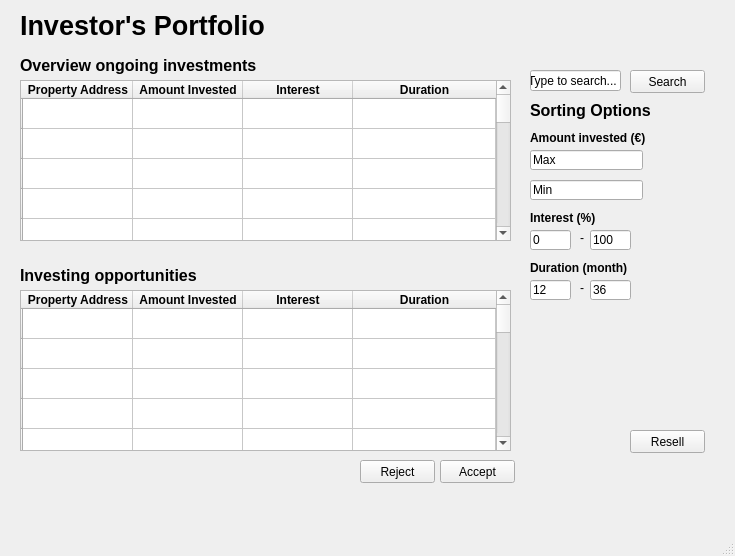
<?xml version="1.0" encoding="UTF-8"?>
<ui version="4.0">
 <class>MainWindow</class>
 <widget class="QMainWindow" name="MainWindow">
  <property name="geometry">
   <rect>
    <x>0</x>
    <y>0</y>
    <width>735</width>
    <height>556</height>
   </rect>
  </property>
  <property name="windowTitle">
   <string>MainWindow</string>
  </property>
  <widget class="QWidget" name="centralwidget">
   <widget class="QPushButton" name="accept_push_button">
    <property name="geometry">
     <rect>
      <x>440</x>
      <y>460</y>
      <width>75</width>
      <height>23</height>
     </rect>
    </property>
    <property name="text">
     <string>Accept</string>
    </property>
   </widget>
   <widget class="QTableWidget" name="tableWidget_ongoing_investments">
    <property name="geometry">
     <rect>
      <x>20</x>
      <y>80</y>
      <width>491</width>
      <height>161</height>
     </rect>
    </property>
    <property name="maximumSize">
     <size>
      <width>641</width>
      <height>16777215</height>
     </size>
    </property>
    <property name="font">
     <font>
      <weight>75</weight>
      <bold>true</bold>
     </font>
    </property>
    <property name="alternatingRowColors">
     <bool>false</bool>
    </property>
    <attribute name="horizontalHeaderDefaultSectionSize">
     <number>110</number>
    </attribute>
    <attribute name="horizontalHeaderStretchLastSection">
     <bool>true</bool>
    </attribute>
    <row>
     <property name="text">
      <string/>
     </property>
    </row>
    <row>
     <property name="text">
      <string/>
     </property>
    </row>
    <row>
     <property name="text">
      <string/>
     </property>
    </row>
    <row>
     <property name="text">
      <string/>
     </property>
    </row>
    <row>
     <property name="text">
      <string/>
     </property>
    </row>
    <row>
     <property name="text">
      <string/>
     </property>
    </row>
    <row>
     <property name="text">
      <string/>
     </property>
    </row>
    <row>
     <property name="text">
      <string/>
     </property>
    </row>
    <row>
     <property name="text">
      <string/>
     </property>
    </row>
    <row>
     <property name="text">
      <string/>
     </property>
    </row>
    <row>
     <property name="text">
      <string/>
     </property>
    </row>
    <row>
     <property name="text">
      <string/>
     </property>
    </row>
    <row>
     <property name="text">
      <string/>
     </property>
    </row>
    <row>
     <property name="text">
      <string/>
     </property>
    </row>
    <row>
     <property name="text">
      <string/>
     </property>
    </row>
    <row>
     <property name="text">
      <string/>
     </property>
    </row>
    <row>
     <property name="text">
      <string/>
     </property>
    </row>
    <row>
     <property name="text">
      <string/>
     </property>
    </row>
    <row>
     <property name="text">
      <string/>
     </property>
    </row>
    <column>
     <property name="text">
      <string>Property Address</string>
     </property>
    </column>
    <column>
     <property name="text">
      <string>Amount Invested</string>
     </property>
     <property name="font">
      <font>
       <weight>75</weight>
       <bold>true</bold>
      </font>
     </property>
    </column>
    <column>
     <property name="text">
      <string>Interest</string>
     </property>
     <property name="font">
      <font>
       <weight>75</weight>
       <bold>true</bold>
      </font>
     </property>
    </column>
    <column>
     <property name="text">
      <string>Duration</string>
     </property>
     <property name="font">
      <font>
       <weight>75</weight>
       <bold>true</bold>
      </font>
     </property>
    </column>
   </widget>
   <widget class="QPushButton" name="reject_push_button">
    <property name="geometry">
     <rect>
      <x>360</x>
      <y>460</y>
      <width>75</width>
      <height>23</height>
     </rect>
    </property>
    <property name="text">
     <string>Reject</string>
    </property>
   </widget>
   <widget class="QLabel" name="ongoing_investments_label">
    <property name="geometry">
     <rect>
      <x>20</x>
      <y>50</y>
      <width>291</width>
      <height>31</height>
     </rect>
    </property>
    <property name="font">
     <font>
      <pointsize>12</pointsize>
      <weight>50</weight>
      <bold>false</bold>
     </font>
    </property>
    <property name="text">
     <string>&lt;html&gt;&lt;head/&gt;&lt;body&gt;&lt;p&gt;&lt;span style=&quot; font-weight:600;&quot;&gt;Overview ongoing investments&lt;/span&gt;&lt;/p&gt;&lt;/body&gt;&lt;/html&gt;</string>
    </property>
   </widget>
   <widget class="QLabel" name="investors_portfolio_label">
    <property name="geometry">
     <rect>
      <x>20</x>
      <y>10</y>
      <width>311</width>
      <height>31</height>
     </rect>
    </property>
    <property name="font">
     <font>
      <pointsize>20</pointsize>
      <weight>75</weight>
      <bold>true</bold>
     </font>
    </property>
    <property name="text">
     <string>Investor's Portfolio</string>
    </property>
   </widget>
   <widget class="QTableWidget" name="tableWidget_investing_opportunities">
    <property name="geometry">
     <rect>
      <x>20</x>
      <y>290</y>
      <width>491</width>
      <height>161</height>
     </rect>
    </property>
    <property name="maximumSize">
     <size>
      <width>641</width>
      <height>16777215</height>
     </size>
    </property>
    <property name="font">
     <font>
      <weight>75</weight>
      <bold>true</bold>
     </font>
    </property>
    <property name="alternatingRowColors">
     <bool>false</bool>
    </property>
    <attribute name="horizontalHeaderDefaultSectionSize">
     <number>110</number>
    </attribute>
    <attribute name="horizontalHeaderStretchLastSection">
     <bool>true</bool>
    </attribute>
    <row>
     <property name="text">
      <string/>
     </property>
    </row>
    <row>
     <property name="text">
      <string/>
     </property>
    </row>
    <row>
     <property name="text">
      <string/>
     </property>
    </row>
    <row>
     <property name="text">
      <string/>
     </property>
    </row>
    <row>
     <property name="text">
      <string/>
     </property>
    </row>
    <row>
     <property name="text">
      <string/>
     </property>
    </row>
    <row>
     <property name="text">
      <string/>
     </property>
    </row>
    <row>
     <property name="text">
      <string/>
     </property>
    </row>
    <row>
     <property name="text">
      <string/>
     </property>
    </row>
    <row>
     <property name="text">
      <string/>
     </property>
    </row>
    <row>
     <property name="text">
      <string/>
     </property>
    </row>
    <row>
     <property name="text">
      <string/>
     </property>
    </row>
    <row>
     <property name="text">
      <string/>
     </property>
    </row>
    <row>
     <property name="text">
      <string/>
     </property>
    </row>
    <row>
     <property name="text">
      <string/>
     </property>
    </row>
    <row>
     <property name="text">
      <string/>
     </property>
    </row>
    <row>
     <property name="text">
      <string/>
     </property>
    </row>
    <row>
     <property name="text">
      <string/>
     </property>
    </row>
    <row>
     <property name="text">
      <string/>
     </property>
    </row>
    <column>
     <property name="text">
      <string>Property Address</string>
     </property>
    </column>
    <column>
     <property name="text">
      <string>Amount Invested</string>
     </property>
     <property name="font">
      <font>
       <weight>75</weight>
       <bold>true</bold>
      </font>
     </property>
    </column>
    <column>
     <property name="text">
      <string>Interest</string>
     </property>
     <property name="font">
      <font>
       <weight>75</weight>
       <bold>true</bold>
      </font>
     </property>
    </column>
    <column>
     <property name="text">
      <string>Duration</string>
     </property>
     <property name="font">
      <font>
       <weight>75</weight>
       <bold>true</bold>
      </font>
     </property>
    </column>
   </widget>
   <widget class="QLabel" name="investing_opportunities_label">
    <property name="geometry">
     <rect>
      <x>20</x>
      <y>260</y>
      <width>221</width>
      <height>31</height>
     </rect>
    </property>
    <property name="font">
     <font>
      <pointsize>12</pointsize>
      <weight>50</weight>
      <bold>false</bold>
     </font>
    </property>
    <property name="text">
     <string>&lt;html&gt;&lt;head/&gt;&lt;body&gt;&lt;p&gt;&lt;span style=&quot; font-weight:600;&quot;&gt;Investing opportunities&lt;/span&gt;&lt;/p&gt;&lt;/body&gt;&lt;/html&gt;</string>
    </property>
   </widget>
   <widget class="QLabel" name="sorting_interest_label">
    <property name="geometry">
     <rect>
      <x>530</x>
      <y>210</y>
      <width>81</width>
      <height>16</height>
     </rect>
    </property>
    <property name="font">
     <font>
      <weight>75</weight>
      <bold>true</bold>
     </font>
    </property>
    <property name="text">
     <string>Interest (%)</string>
    </property>
   </widget>
   <widget class="QLabel" name="sorting_duration_label">
    <property name="geometry">
     <rect>
      <x>530</x>
      <y>260</y>
      <width>151</width>
      <height>16</height>
     </rect>
    </property>
    <property name="font">
     <font>
      <weight>75</weight>
      <bold>true</bold>
     </font>
    </property>
    <property name="text">
     <string>Duration (month)</string>
    </property>
   </widget>
   <widget class="QLineEdit" name="sorting_duration1_line">
    <property name="geometry">
     <rect>
      <x>530</x>
      <y>280</y>
      <width>41</width>
      <height>20</height>
     </rect>
    </property>
    <property name="text">
     <string>12</string>
    </property>
   </widget>
   <widget class="QLabel" name="duration_dash_label">
    <property name="geometry">
     <rect>
      <x>580</x>
      <y>280</y>
      <width>16</width>
      <height>16</height>
     </rect>
    </property>
    <property name="text">
     <string>-</string>
    </property>
   </widget>
   <widget class="QLineEdit" name="sorting_min_line">
    <property name="geometry">
     <rect>
      <x>530</x>
      <y>180</y>
      <width>113</width>
      <height>20</height>
     </rect>
    </property>
    <property name="text">
     <string>Min</string>
    </property>
   </widget>
   <widget class="QPushButton" name="search_push_button">
    <property name="geometry">
     <rect>
      <x>630</x>
      <y>70</y>
      <width>75</width>
      <height>23</height>
     </rect>
    </property>
    <property name="text">
     <string>Search</string>
    </property>
   </widget>
   <widget class="QLineEdit" name="sorting_duration2_line">
    <property name="geometry">
     <rect>
      <x>590</x>
      <y>280</y>
      <width>41</width>
      <height>20</height>
     </rect>
    </property>
    <property name="text">
     <string>36</string>
    </property>
   </widget>
   <widget class="QLineEdit" name="sorting_interest2_line">
    <property name="geometry">
     <rect>
      <x>590</x>
      <y>230</y>
      <width>41</width>
      <height>20</height>
     </rect>
    </property>
    <property name="text">
     <string>100</string>
    </property>
   </widget>
   <widget class="QLabel" name="sorting_amount_invested_label">
    <property name="geometry">
     <rect>
      <x>530</x>
      <y>130</y>
      <width>171</width>
      <height>16</height>
     </rect>
    </property>
    <property name="font">
     <font>
      <weight>75</weight>
      <bold>true</bold>
     </font>
    </property>
    <property name="text">
     <string>Amount invested (€)</string>
    </property>
   </widget>
   <widget class="QLabel" name="sorting_options_label">
    <property name="geometry">
     <rect>
      <x>530</x>
      <y>100</y>
      <width>161</width>
      <height>21</height>
     </rect>
    </property>
    <property name="font">
     <font>
      <pointsize>12</pointsize>
      <weight>50</weight>
      <bold>false</bold>
     </font>
    </property>
    <property name="text">
     <string>&lt;html&gt;&lt;head/&gt;&lt;body&gt;&lt;p&gt;&lt;span style=&quot; font-weight:600;&quot;&gt;Sorting Options&lt;/span&gt;&lt;/p&gt;&lt;/body&gt;&lt;/html&gt;</string>
    </property>
   </widget>
   <widget class="QLineEdit" name="search_line">
    <property name="geometry">
     <rect>
      <x>530</x>
      <y>70</y>
      <width>91</width>
      <height>21</height>
     </rect>
    </property>
    <property name="text">
     <string>Type to search...</string>
    </property>
   </widget>
   <widget class="QLineEdit" name="sorting_interest1_line">
    <property name="geometry">
     <rect>
      <x>530</x>
      <y>230</y>
      <width>41</width>
      <height>20</height>
     </rect>
    </property>
    <property name="text">
     <string>0</string>
    </property>
   </widget>
   <widget class="QPushButton" name="resell_push_button">
    <property name="geometry">
     <rect>
      <x>630</x>
      <y>430</y>
      <width>75</width>
      <height>23</height>
     </rect>
    </property>
    <property name="text">
     <string>Resell</string>
    </property>
   </widget>
   <widget class="QLineEdit" name="sorting_max_line">
    <property name="geometry">
     <rect>
      <x>530</x>
      <y>150</y>
      <width>113</width>
      <height>20</height>
     </rect>
    </property>
    <property name="text">
     <string>Max</string>
    </property>
   </widget>
   <widget class="QLabel" name="interest_dash_label">
    <property name="geometry">
     <rect>
      <x>580</x>
      <y>230</y>
      <width>16</width>
      <height>16</height>
     </rect>
    </property>
    <property name="text">
     <string>-</string>
    </property>
   </widget>
  </widget>
  <widget class="QMenuBar" name="menubar">
   <property name="geometry">
    <rect>
     <x>0</x>
     <y>0</y>
     <width>735</width>
     <height>19</height>
    </rect>
   </property>
  </widget>
  <widget class="QStatusBar" name="statusbar"/>
 </widget>
 <resources/>
 <connections/>
</ui>
